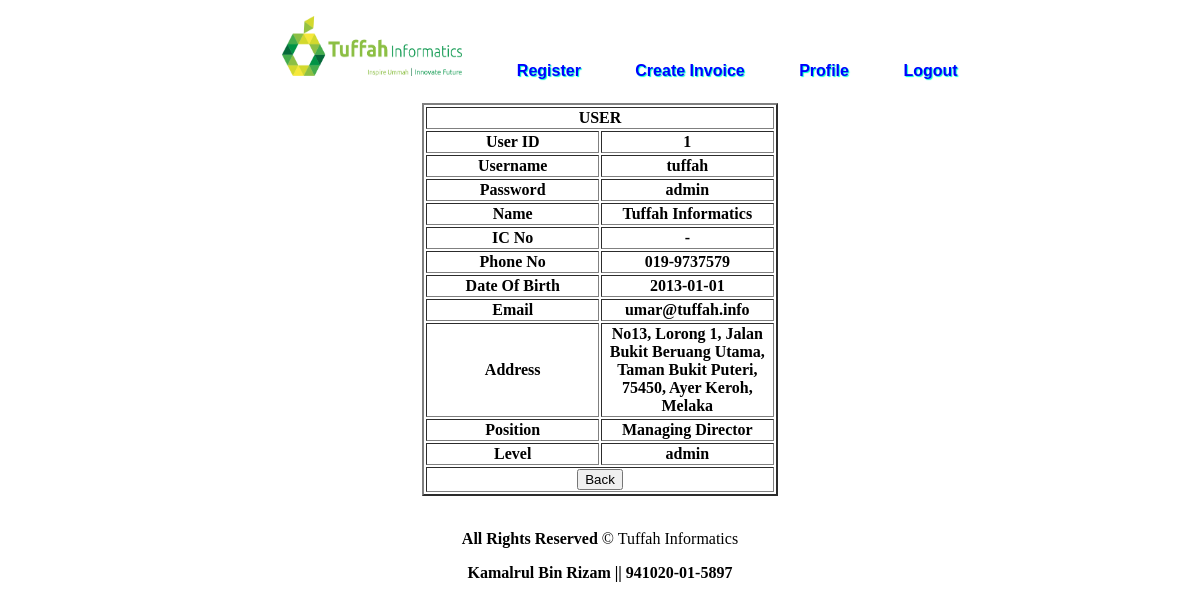
Screenshot of /admin/user_view.php?view=1 (signed in) with the database file from the repository.
### tables this page shows
CREATE TABLE IF NOT EXISTS `user` (
  `user_id` int(200) NOT NULL AUTO_INCREMENT,
  `username` varchar(200) NOT NULL,
  `password` varchar(200) NOT NULL,
  `name` varchar(200) NOT NULL,
  `ic` varchar(200) NOT NULL,
  `dob` date NOT NULL,
  `phone` varchar(200) NOT NULL,
  `email` varchar(200) NOT NULL,
  `address` varchar(200) NOT NULL,
  `position` varchar(200) NOT NULL,
  `level` varchar(200) NOT NULL,
  PRIMARY KEY (`user_id`)
);

### admin/user_view.php (the view, shortened to what this page needs)
<?php
	$id = $_SESSION['ic'];
	$sql = "SELECT * FROM user WHERE ic = '$id'";
	$res = mysql_query($sql) or die('Query failed. ' . mysql_error());
	$row = mysql_fetch_array($res, MYSQL_ASSOC);
	$name = $row['name'];
	$ic = $row['ic'];
	$id= $_GET['view'];
	$sql1 = "SELECT * FROM user WHERE user_id = $id";
	$res1 = mysql_query($sql1) or die (mysql_error());
	$user = mysql_fetch_array($res1);
?>
<!DOCTYPE html PUBLIC "-//W3C//DTD XHTML 1.0 Transitional//EN" "http://www.w3.org/TR/xhtml1/DTD/xhtml1-transitional.dtd">
<html xmlns="http://www.w3.org/1999/xhtml">
<head>
<link rel="stylesheet" href="../style/style.css" type="text/css" />
</head>
<body>
	<div>
    	<div>
    		<ul id="menu">
        		<li><a href="index.php"><img src="../img/logo.png" width="180" height="60" /></a></li>
                <li><a href="register.php">Register</a></li>
        		<li><a href="create_invoice.php">Create Invoice</a></li>
                <li><a href="profile.php">Profile</a></li>
        		<li><a href="../logout.php">Logout</a></li>
			</ul>
		</div>
        <br /><br />
        <div align="center">
        	<form action="user_list.php" method="post">
            	<table width="30%" border="2" align="center">
                	<th colspan="3">USER</th>
                    <tr>
                    	<th width="50%">User ID</th>
                        <th width="50%"><?php echo  $user['user_id']; ?></th>
                   	</tr>
                   	<tr>
                    	<th>Username</th>
                       	<th><?php echo  $user['username']; ?></th>
                   	</tr>
                   	<tr>
                    	<th>Password</th>
                    	<th><?php echo  $user['password']; ?></th>
                  	</tr>
                    <tr>
                    	<th>Name</th>
                      	<th><?php echo  $user['name']; ?></th>
                   	</tr>
                    <tr>
                       	<th>IC No</th>
                        <th><?php echo  $user['ic']; ?></th>
                  	</tr>
                    <tr>
                        <th>Phone No</th>
                        <th><?php echo  $user['phone']; ?></th>
                   	</tr>
                    <tr>
                        <th>Date Of Birth</th>
                        <th><?php echo  $user['dob']; ?></th>
                   	</tr>
                    <tr>
                        <th>Email</th>
                        <th><?php echo  $user['email']; ?></th>
                   	</tr>
                    <tr>
                        <th>Address</th>
                        <th><?php echo  $user['address']; ?></th>
                   	</tr>
                    <tr>
                        <th>Position</th>
                        <th><?php echo  $user['position']; ?></th>
                   	</tr>
                    <tr>
                     	<th>Level</th>
                        <th><?php echo  $user['level']; ?></th>
                   	</tr>
					<tr>
                        <td colspan="2" align="center"><input name="back" type="submit" value="Back" /></td>
                    </tr>
               	</table>
       	  </form>
        <br />
        <div>
        	<footer align="center">
            	<p><b>All Rights Reserved</b> &copy; Tuffah Informatics</p>
                <p><b><?php echo $name ?> || <?php echo $ic ?></b></p>
            </footer>
        </div>
     </div>
</body>
</html>

### style/style.css (style rules this page uses)
#menu { width:auto; height: 35px; font-size: 16px; font-family: Tahoma, Geneva, sans-serif; font-weight: bold; text-align: center; text-shadow: 1px 1px 1px #0FC; background-color:transparent; border-radius: 8px; }
#menu li { display: inline; padding: 15px; }
#menu a { text-decoration: none; color: #00F; padding: 10px 10px 10px 10px; }

### rows the page displays
user: user_id "1", username "tuffah", password "admin", name "Tuffah Informatics", ic "-", phone "019-9737579", dob "2013-01-01", email "umar@tuffah.info", address "No13, Lorong 1, Jalan Bukit Beruang Utama, Taman Bukit Puteri, 75450, Ayer Keroh, Melaka", position "Managing Director", level "admin"
user: name "Kamalrul Bin Rizam", ic "941020-01-5897"
